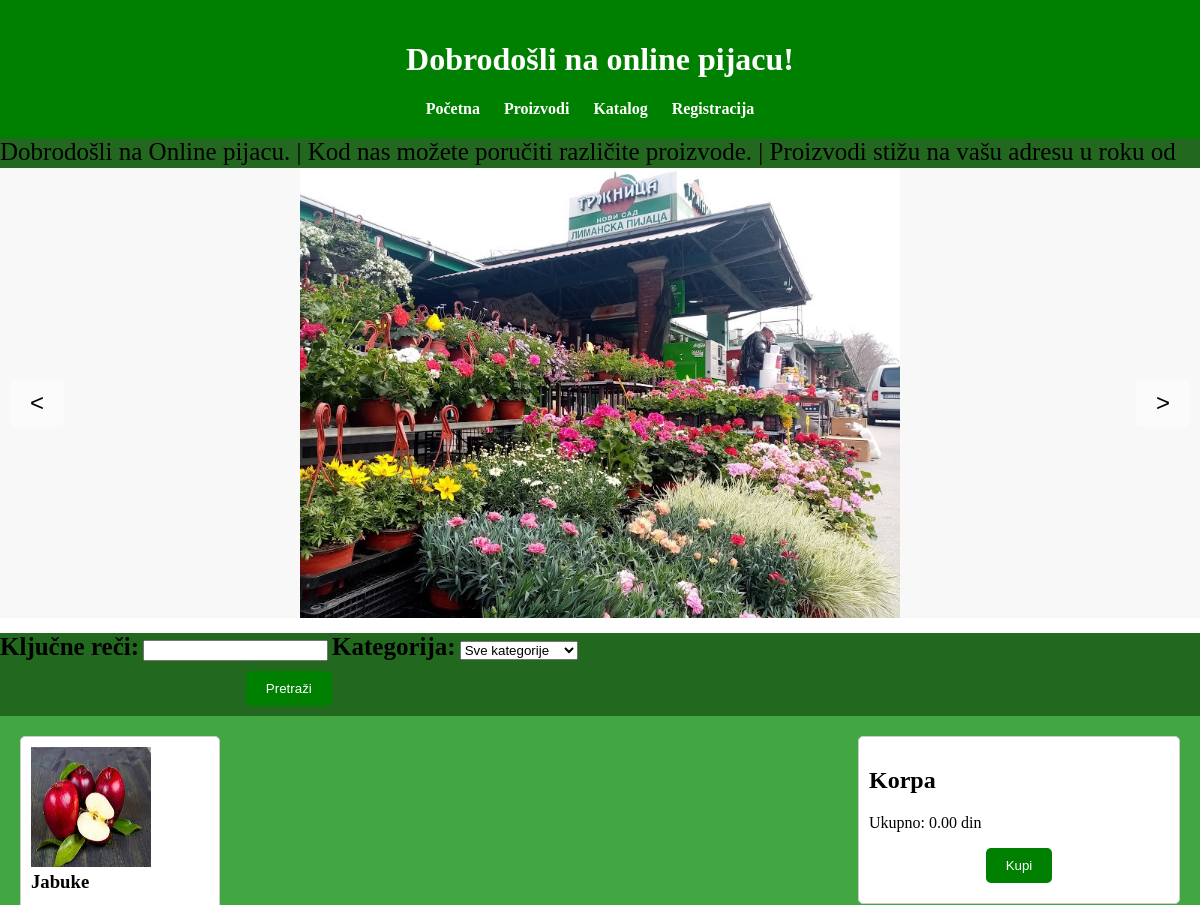
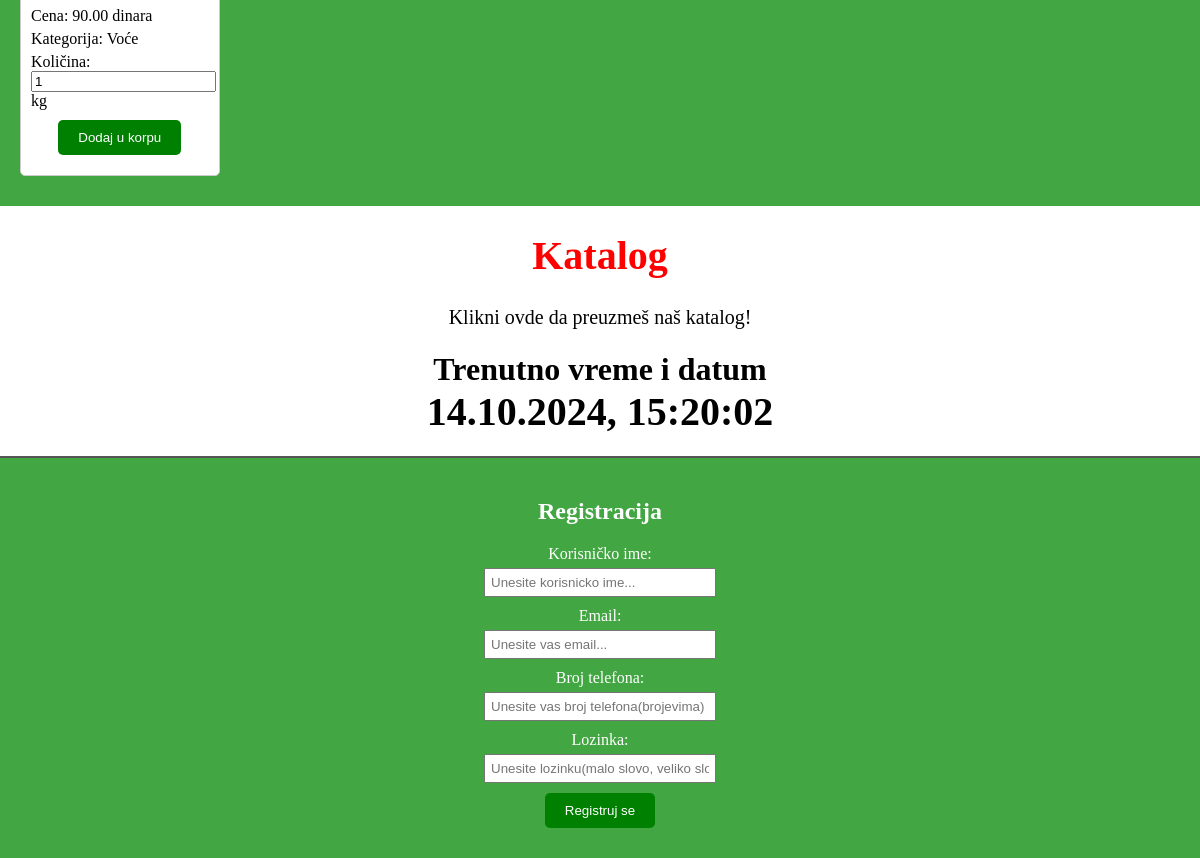
/index.php?kljucne-reci=Jabuke, run on the app's committed database (2 pictures, top to bottom).
### tables this page shows
CREATE TABLE `proizvodi` (
  `id` int(11) NOT NULL,
  `ime` varchar(255) DEFAULT NULL,
  `cena` decimal(10,2) DEFAULT NULL,
  `kategorija` varchar(255) DEFAULT NULL,
  `slika` varchar(255) DEFAULT NULL,
  `jedinica` varchar(50) DEFAULT NULL
);

### index.php (the view, shortened to what this page needs)
<!DOCTYPE html>
<html lang="sr">
<head>
    <link rel="stylesheet" href="style.css">
</head>
<body>
<?php include 'bazapodataka.php'; ?>
<header>
        <h1>Dobrodošli na online pijacu!</h1>
        <nav>
            <ul>
                <li><a href="#">Početna</a></li>
                <li><a href="#proizvodi">Proizvodi</a></li>
                <li><a href="#preuzimanje">Katalog</a></li>
                <li><a href="#forma-registracija">Registracija</a></li>
            </ul>
        </nav>
</header>
<?php
    $marki_tekst = "Dobrodošli na Online pijacu. | Kod nas možete poručiti različite proizvode. | Proizvodi stižu na vašu adresu u roku od 2h. |";
    echo  "<marquee id='marki'>$marki_tekst</marquee>";
?>
    <div class="slider">
        <img src="pijace slike/liman.jpg" alt="Slika 1" class="trenutna-slika">
        <button id="prethodniBtn" class="dugme-slider prethodno-dugme">&lt;</button>
        <button id="sledeciBtn" class="dugme-slider sledece-dugme">&gt;</button>
    </div>
    <div id="pretraga">
    <form method="GET" action="<?php echo $_SERVER['PHP_SELF']; ?>">
    <label for="kljucne-reci">Ključne reči:</label>
    <input type="text" id="kljucne-reci" name="kljucne-reci">
    <label for="kategorija">Kategorija:</label>
    <select id="kategorija" name="kategorija">
        <option value="">Sve kategorije</option>
    </select>
    <button type="submit">Pretraži</button>
</form>
</div>
    <main>
    <section id="proizvodi">
<?php
if ($_SERVER["REQUEST_METHOD"] == "GET" && isset($_GET['kljucne-reci'])) {
    $kljucneReci = $_GET['kljucne-reci'];
    $sql = "SELECT * FROM proizvodi WHERE ime LIKE '%$kljucneReci%'";
    $rezultat = $conn->query($sql);
    if ($rezultat->num_rows > 0) {
        while($red = $rezultat->fetch_assoc()) {
            echo '<div class="proizvodi-kartica">';
            echo '<img src="' . $red["slika"] . '" alt="' . $red["ime"] . '">';
            echo '<h3>' . $red["ime"] . '</h3>';
            echo '<p>Cena: ' . $red["cena"] . ' dinara</p>';
            echo '<p>Kategorija: ' . $red["kategorija"] . '</p>';
            echo '<form class="dodaj-forma">';
            echo 'Količina: <input type="number" name="vidljiva-kolicina" value="1" min="1"> ' . $red["jedinica"];
            echo '<button type="button" onclick="dodajUKorpu(this)">Dodaj u korpu</button>';
            echo '</form>';
            echo '</div>';
        }
    } else {
        echo "Nema rezultata pretrage.";
    }
}
?>
</section>
        <section id="korpa">
            <h2>Korpa</h2>
            <p>Ukupno: <span id="ukupna-cena">0.00 din</span></p>
            <button id="dugme-kupovine" onclick="kupovina()">Kupi</button>
        </section>
    </main>
    <div id="preuzimanje">
    <h1>Katalog</h1>
    <a href="preuzmi_pdf.php">Klikni ovde da preuzmeš naš katalog!</a>
</div>
<div id="vreme">
    <h1>Trenutno vreme i datum <br><span id="sat"></span></h1>
</div>
        <footer>
    <h2>Registracija</h2>
    <form id="forma-registracija" action="obrada_podataka.php" method="POST">
        <label for="korisnicko_ime">Korisničko ime:</label>
        <input type="text" id="korisnicko_ime" name="korisnicko_ime" placeholder="Unesite korisnicko ime...">
        <label for="email">Email:</label>
        <input type="text" id="email" name="email" placeholder="Unesite vas email...">
        <label for="broj_telefona">Broj telefona:</label>
        <input type="tel" id="broj_telefona" name="broj_telefona" placeholder="Unesite vas broj telefona(brojevima)">
        <label for="lozinka">Lozinka:</label>
        <input type="password" id="lozinka" name="lozinka" placeholder="Unesite lozinku(malo slovo, veliko slovo, znak...)">
        <button type="submit">Registruj se</button>
    </form>
</footer>
</body>
</html>

### style.css (style rules this page uses)
html,body { margin: 0; padding: 0; }
header { background-color: green; color: #fff; padding: 20px; text-align: center; }
nav ul { list-style-type: none; padding: 0; margin: 0; }
nav ul li { display: inline; margin-right: 20px; }
nav ul li a { text-decoration: none; color: #fff; font-weight: bold; }
#marki { background-color: #22691f; color: #000; height: 30px; font-size: 25px; }
.slider { display: flex; justify-content: center; align-items: center; position: relative; background-color: #f8f8f8; }
.slider img { width:50%; display: block; }
.dugme-slider { position: absolute; top: 50%; transform: translateY(-50%); background-color: rgba(255, 255, 255, 0.5); border: none; font-size: 24px; color: #000; cursor: pointer; }
.prethodno-dugme { left: 10px; }
.sledece-dugme { right: 10px; }
#pretraga { background-color: #22691f; display: flex; align-items: center; margin-top: 15px; }
#pretraga label { font-size: 25px; font-weight: bold; }
main { background-color: rgb(66, 166, 66); display: flex; flex-wrap: wrap; justify-content: space-between; padding: 20px; position: relative; }
#proizvodi { flex: 1; display: flex; flex-wrap: wrap; width: 85%; }
#korpa { flex: 0 0 300px; border: 1px solid #ccc; padding: 10px; background-color: #fff; border-radius: 5px; margin-left: auto; height: 50%; position: sticky; top: 20px; max-height: calc(100% - 40px); overflow-y: auto; right: 0; }
.proizvodi-kartica { border: 1px solid #ccc; background-color: #fff; padding: 10px; margin-right: 10px; margin-bottom: 10px; border-radius: 5px; width: calc(25% - 10px); display: inline-block; box-sizing: border-box; }
.proizvodi-kartica img { width: 120px; height: 120px; }
.proizvodi-kartica h3 { margin-top: 0; }
.proizvodi-kartica p { margin: 5px 0; }
button { display: block; margin: 10px auto; padding: 10px 20px; background-color: green; color: #fff; border: none; border-radius: 5px; cursor: pointer; }
#preuzimanje { display: block; text-align: center; font-size: 20px; color: red; }
#preuzimanje a { color: black; text-decoration: none; }
#vreme { display: block; margin: auto; text-align: center; }
#sat { font-size: 40px; }
footer { background-color: rgb(66, 166, 66); color: #fff; text-align: center; padding: 20px; border-top: 2px solid #555; }
footer form { margin-bottom: 10px; }
footer label { display: block; margin-bottom: 5px; margin-top: 10px; }
footer input[type="text"], footer input[type="password"], footer input[type ="tel"], footer input[type="email"] { padding: 5px; width: 20%; box-sizing: border-box; margin: 0 auto; display: block; }
footer button[type="submit"] { background-color: green; color: #fff; border: none; padding: 10px 20px; cursor: pointer; border-radius: 5px; }

### data on the page
proizvodi: slika (picture), ime "Jabuke", cena "90.00", kategorija "Voće", jedinica "kg"

### other printed values
$marki_tekst "Dobrodošli na Online pijacu. | Kod nas možete poručiti različite proizvode. | Proizvodi stižu na vašu adresu u roku od…"
